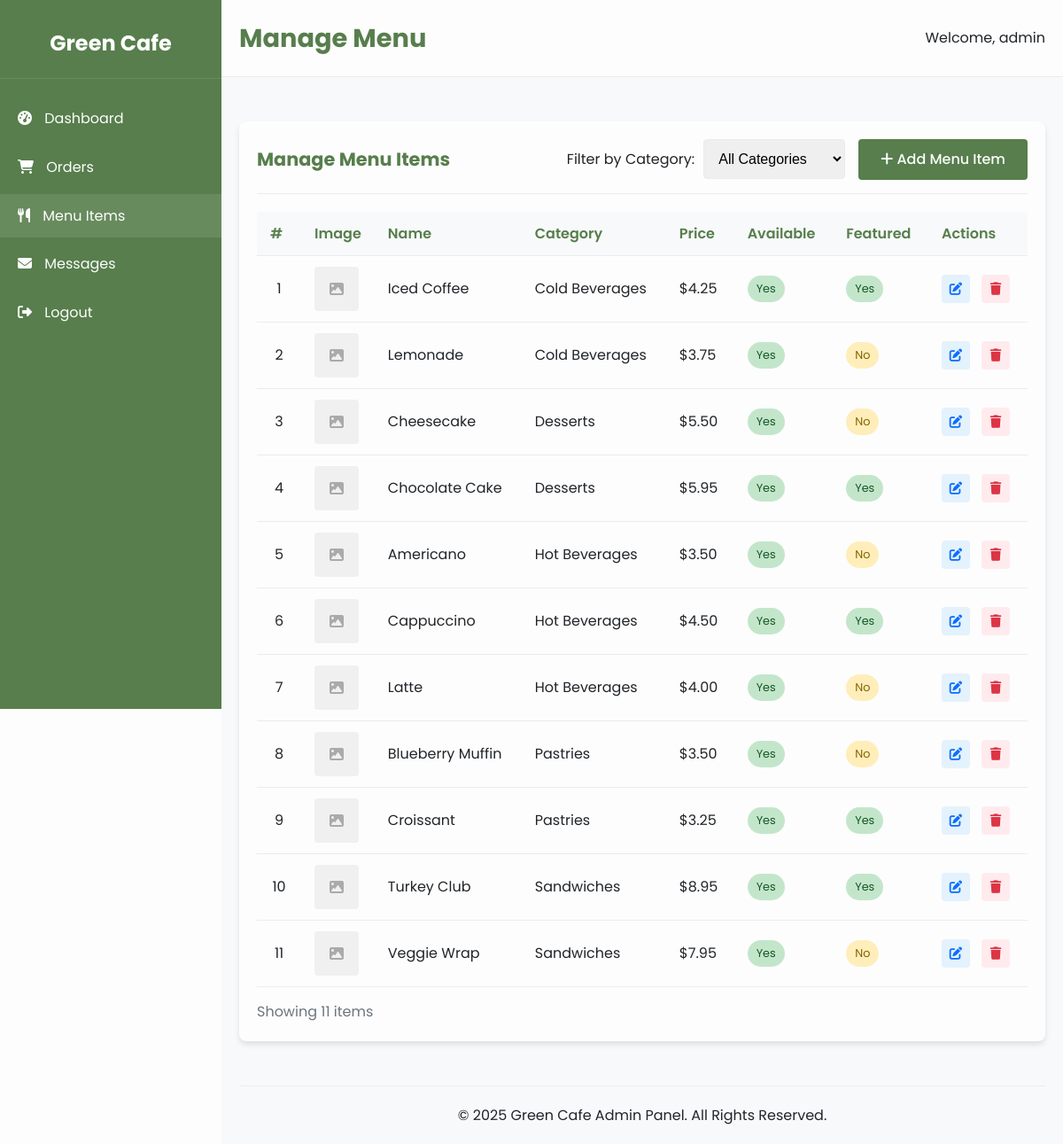
The app's page /admin/menu.php (signed in) with its own data.
### tables this page shows
CREATE TABLE IF NOT EXISTS menu_items (
    id INT PRIMARY KEY AUTO_INCREMENT,
    category_id INT,
    name VARCHAR(100) NOT NULL,
    description TEXT,
    price DECIMAL(10, 2) NOT NULL,
    image VARCHAR(255),
    is_featured BOOLEAN DEFAULT FALSE,
    is_available BOOLEAN DEFAULT TRUE,
    created_at TIMESTAMP DEFAULT CURRENT_TIMESTAMP,
    updated_at TIMESTAMP DEFAULT CURRENT_TIMESTAMP ON UPDATE CURRENT_TIMESTAMP,
    FOREIGN KEY (category_id) REFERENCES categories(id) ON DELETE SET NULL
);

CREATE TABLE IF NOT EXISTS categories (
    id INT PRIMARY KEY AUTO_INCREMENT,
    name VARCHAR(100) NOT NULL,
    description TEXT,
    created_at TIMESTAMP DEFAULT CURRENT_TIMESTAMP
);

### includes/functions.php (called while the page is built, shortened)
<?php
function formatPrice($price) {
    return '$' . number_format($price, 2);
}

### admin/menu.php (the view, shortened to what this page needs)
<?php
require_once '../includes/functions.php';
$currentPage = basename($_SERVER['PHP_SELF']);
$conn = getDBConnection();
$categoryFilter = isset($_GET['category']) ? (int)$_GET['category'] : 0;
$whereClause = $categoryFilter > 0 ? "WHERE m.category_id = $categoryFilter" : "";
$sql = "SELECT m.*, c.name as category_name
        FROM menu_items m
        JOIN categories c ON m.category_id = c.id
        $whereClause
        ORDER BY c.name, m.name ASC";
$result = $conn->query($sql);
$menuItems = [];
if ($result->num_rows > 0) {
    while ($row = $result->fetch_assoc()) {
        $menuItems[] = $row;
    }
}
?>
<!DOCTYPE html>
<html lang="en">
<head>
    <link rel="stylesheet" href="https://cdnjs.cloudflare.com/ajax/libs/font-awesome/6.4.0/css/all.min.css">
    <link rel="stylesheet" href="../assets/css/style.css">
</head>
<body>
    <div class="admin-container">
        <aside class="sidebar">
            <div class="admin-logo">
                <h2 class="admin-title">Green Cafe</h2>
            </div>
            <ul class="admin-nav">
                <li class="admin-nav-item">
                    <a href="dashboard.php" class="admin-nav-link <?php echo $currentPage === 'dashboard.php' ? 'active' : ''; ?>">
                        <i class="fas fa-tachometer-alt"></i> Dashboard
                    </a>
                </li>
                <li class="admin-nav-item">
                    <a href="orders.php" class="admin-nav-link <?php echo $currentPage === 'orders.php' || $currentPage === 'view_order.php' ? 'active' : ''; ?>">
                        <i class="fas fa-shopping-cart"></i> Orders
                    </a>
                </li>
                <li class="admin-nav-item">
                    <a href="menu.php" class="admin-nav-link <?php echo $currentPage === 'menu.php' || $currentPage === 'add_menu_item.php' || $currentPage === 'edit_menu_item.php' ? 'active' : ''; ?>">
                        <i class="fas fa-utensils"></i> Menu Items
                    </a>
                </li>
                <li class="admin-nav-item">
                    <a href="messages.php" class="admin-nav-link <?php echo $currentPage === 'messages.php' || $currentPage === 'view_message.php' ? 'active' : ''; ?>">
                        <i class="fas fa-envelope"></i> Messages
                    </a>
                </li>
                <li class="admin-nav-item">
                    <a href="logout.php" class="admin-nav-link">
                        <i class="fas fa-sign-out-alt"></i> Logout
                    </a>
                </li>
            </ul>
        </aside>
        <div class="admin-content">
            <header class="admin-header">
                <h1 class="admin-heading">
                    <?php
                    if ($currentPage === 'dashboard.php') echo 'Dashboard';
                    elseif ($currentPage === 'orders.php') echo 'Manage Orders';
                    elseif ($currentPage === 'view_order.php') echo 'Order Details';
                    elseif ($currentPage === 'menu.php') echo 'Manage Menu';
                    elseif ($currentPage === 'add_menu_item.php') echo 'Add Menu Item';
                    elseif ($currentPage === 'edit_menu_item.php') echo 'Edit Menu Item';
                    elseif ($currentPage === 'messages.php') echo 'Customer Messages';
                    elseif ($currentPage === 'view_message.php') echo 'Message Details';
                    else echo 'Admin Panel';
                    ?>
                </h1>
                <div>
                    <span>Welcome, <?php echo $_SESSION['username']; ?></span>
                </div>
            </header>
            <div class="admin-content-inner" style="padding: 20px;">
<div class="admin-card">
    <div class="admin-card-header">
        <h2 class="admin-card-title">Manage Menu Items</h2>
                        <div style="display: flex; gap: 15px;">
                            <form method="get" action="menu.php" style="display: flex; align-items: center; gap: 10px;">
                                <label for="category" style="white-space: nowrap;">Filter by Category:</label>
                                <select name="category" id="category" class="form-control" style="width: auto;" onchange="this.form.submit()">
                                    <option value="0">All Categories</option>
                                </select>
                            </form>
        <a href="add_menu_item.php" class="btn btn-primary">
            <i class="fas fa-plus"></i> Add Menu Item
        </a>
                        </div>
    </div>
    <?php if (count($menuItems) > 0): ?>
        <div class="table-responsive">
            <table class="admin-table">
                <thead>
                    <tr>
                                        <th style="width: 50px;">#</th>
                                        <th style="width: 70px;">Image</th>
                        <th>Name</th>
                        <th>Category</th>
                        <th>Price</th>
                        <th>Available</th>
                        <th>Featured</th>
                                        <th style="width: 100px;">Actions</th>
                    </tr>
                </thead>
                <tbody>
                                    <?php $rowNumber = 1; ?>
                    <?php foreach ($menuItems as $item): ?>
                        <tr>
                                            <td style="text-align: center;"><?php echo $rowNumber++; ?></td>
                                            <td>
                                                <?php if (!empty($item['image'])): ?>
                                                    <div style="width: 50px; height: 50px; overflow: hidden; border-radius: 4px;">
                                                        <img src="../assets/images/menu/<?php echo $item['image']; ?>"
                                                             alt="<?php echo $item['name']; ?>"
                                                             style="width: 100%; height: 100%; object-fit: cover;">
                                                    </div>
                                                <?php else: ?>
                                                    <div style="width: 50px; height: 50px; background-color: #f0f0f0; border-radius: 4px; display: flex; align-items: center; justify-content: center;">
                                                        <i class="fas fa-image" style="color: #aaa;"></i>
                                                    </div>
                                                <?php endif; ?>
                                            </td>
                            <td><?php echo $item['name']; ?></td>
                            <td><?php echo $item['category_name']; ?></td>
                            <td><?php echo formatPrice($item['price']); ?></td>
                            <td>
                                                <a href="menu.php?<?php echo $categoryFilter > 0 ? 'category=' . $categoryFilter . '&' : ''; ?>action=toggle_available&id=<?php echo $item['id']; ?>"
                                   class="status-badge <?php echo $item['is_available'] ? 'status-completed' : 'status-cancelled'; ?>">
                                    <?php echo $item['is_available'] ? 'Yes' : 'No'; ?>
                                </a>
                            </td>
                            <td>
                                                <a href="menu.php?<?php echo $categoryFilter > 0 ? 'category=' . $categoryFilter . '&' : ''; ?>action=toggle_featured&id=<?php echo $item['id']; ?>"
                                   class="status-badge <?php echo $item['is_featured'] ? 'status-completed' : 'status-pending'; ?>">
                                    <?php echo $item['is_featured'] ? 'Yes' : 'No'; ?>
                                </a>
                            </td>
                                            <td style="text-align: center;">
                                                <div class="action-buttons-container">
                                                    <a href="edit_menu_item.php?id=<?php echo $item['id']; ?>" class="action-btn edit-btn" title="Edit Item">
                                    <i class="fas fa-edit"></i>
                                </a>
                                                    <a href="menu.php?<?php echo $categoryFilter > 0 ? 'category=' . $categoryFilter . '&' : ''; ?>action=delete&id=<?php echo $item['id']; ?>&confirm=yes"
                                   class="action-btn delete-btn"
                                                       title="Delete Item"
                                   onclick="return confirm('Are you sure you want to delete this menu item?')">
                                    <i class="fas fa-trash"></i>
                                </a>
                                                </div>
                            </td>
                        </tr>
                    <?php endforeach; ?>
                </tbody>
            </table>
        </div>
                        <div style="margin-top: 15px; color: #6c757d;">
                            Showing <?php echo count($menuItems); ?> item<?php echo count($menuItems) != 1 ? 's' : ''; ?>
                        </div>
    <?php endif; ?>
</div>
                <footer style="text-align: center; margin-top: 50px; padding-top: 20px; border-top: 1px solid var(--medium-gray);">
                    <p>&copy; <?php echo date('Y'); ?> Green Cafe Admin Panel. All Rights Reserved.</p>
                </footer>
            </div>
        </div>
    </div>
</body>
</html>

### assets/css/style.css (style rules this page uses)
:root { --green: #577e4c; --white: #fdfdfd; --light-gray: #f8f9fa; --medium-gray: #e9ecef; --dark-gray: #6c757d; --black: #212529; --green-transparent: rgba(87, 126, 76, 0.85); --box-shadow: 0 4px 6px rgba(0, 0, 0, 0.1); --transition: all 0.3s ease; }
* { margin: 0; padding: 0; box-sizing: border-box; }
body { font-family: "Poppins", "Segoe UI", sans-serif; background-color: var(--white); color: var(--black); line-height: 1.6; }
a { text-decoration: none; color: var(--green); transition: var(--transition); }
.btn { display: inline-block; padding: 10px 25px; border-radius: 4px; font-weight: 500; cursor: pointer; transition: var(--transition); text-align: center; border: none; }
.btn-primary { background-color: var(--green); color: var(--white); }
.form-control { width: 100%; padding: 12px; border: 1px solid var(--medium-gray); border-radius: 4px; font-size: 1rem; transition: var(--transition); }
.admin-container { display: flex; min-height: 100vh; }
.sidebar { width: 250px; background-color: var(--green); color: var(--white); padding: 30px 0; position: fixed; height: 100vh; overflow-y: auto; z-index: 100; }
.admin-logo { padding: 0 20px 20px; border-bottom: 1px solid rgba(255, 255, 255, 0.1); margin-bottom: 20px; text-align: center; }
.admin-title { font-size: 1.5rem; color: var(--white); }
.admin-nav { list-style: none; }
.admin-nav-item { margin-bottom: 5px; }
.admin-nav-link { display: block; padding: 12px 20px; color: var(--white); transition: var(--transition); }
.admin-nav-link:hover, .admin-nav-link.active { background-color: rgba(255, 255, 255, 0.1); }
.admin-nav-link i { margin-right: 10px; }
.admin-content { flex: 1; margin-left: 250px; min-height: 100vh; background-color: var(--light-gray); }
.admin-content-inner { padding: 20px; }
.admin-header { display: flex; justify-content: space-between; align-items: center; margin-bottom: 30px; padding: 20px; border-bottom: 1px solid var(--medium-gray); background-color: var(--white); }
.admin-heading { font-size: 1.8rem; color: var(--green); margin: 0; }
.admin-card { background-color: var(--white); border-radius: 8px; padding: 20px; box-shadow: var(--box-shadow); margin-bottom: 30px; }
.admin-card-header { margin-bottom: 20px; padding-bottom: 15px; border-bottom: 1px solid var(--medium-gray); display: flex; justify-content: space-between; align-items: center; }
.admin-card-title { font-size: 1.3rem; color: var(--green); }
.admin-table { width: 100%; border-collapse: collapse; }
.admin-table th, .admin-table td { padding: 12px 15px; text-align: left; border-bottom: 1px solid var(--medium-gray); }
.admin-table th { background-color: var(--light-gray); color: var(--green); font-weight: 600; }
.status-badge { display: inline-block; padding: 5px 10px; border-radius: 30px; font-size: 0.8rem; text-align: center; }
.status-pending { background-color: #ffeeba; color: #856404; }
.status-completed { background-color: #c3e6cb; color: #155724; }
.action-btn { padding: 5px 10px; border-radius: 4px; margin-right: 5px; font-size: 0.9rem; }
.edit-btn { background-color: #17a2b8; color: var(--white); }
.delete-btn { background-color: #dc3545; color: var(--white); }

### admin/menu.php (style rules this page uses)
.action-btn { display: inline-flex; align-items: center; justify-content: center; width: 32px; height: 32px; border-radius: 4px; background-color: #f5f5f5; color: #333; transition: all 0.2s ease; text-decoration: none; }
.edit-btn { background-color: #e3f2fd; color: #0d6efd; }
.delete-btn { background-color: #ffebee; color: #dc3545; }
.action-buttons-container { display: flex; justify-content: center; gap: 8px; }

### records on screen
menu_items: name "Iced Coffee", category.name "Cold Beverages", price "$4.25", is_available "Yes", is_featured "Yes"
menu_items: name "Lemonade", category.name "Cold Beverages", price "$3.75", is_available "Yes", is_featured "No"
menu_items: name "Cheesecake", category.name "Desserts", price "$5.50", is_available "Yes", is_featured "No"
menu_items: name "Chocolate Cake", category.name "Desserts", price "$5.95", is_available "Yes", is_featured "Yes"
menu_items: name "Americano", category.name "Hot Beverages", price "$3.50", is_available "Yes", is_featured "No"
menu_items: name "Cappuccino", category.name "Hot Beverages", price "$4.50", is_available "Yes", is_featured "Yes"
menu_items: name "Latte", category.name "Hot Beverages", price "$4.00", is_available "Yes", is_featured "No"
menu_items: name "Blueberry Muffin", category.name "Pastries", price "$3.50", is_available "Yes", is_featured "No"
menu_items: name "Croissant", category.name "Pastries", price "$3.25", is_available "Yes", is_featured "Yes"
menu_items: name "Turkey Club", category.name "Sandwiches", price "$8.95", is_available "Yes", is_featured "Yes"
menu_items: name "Veggie Wrap", category.name "Sandwiches", price "$7.95", is_available "Yes", is_featured "No"

### other values on screen
$_SESSION['username'] "admin"
count($menuItems) "11"
